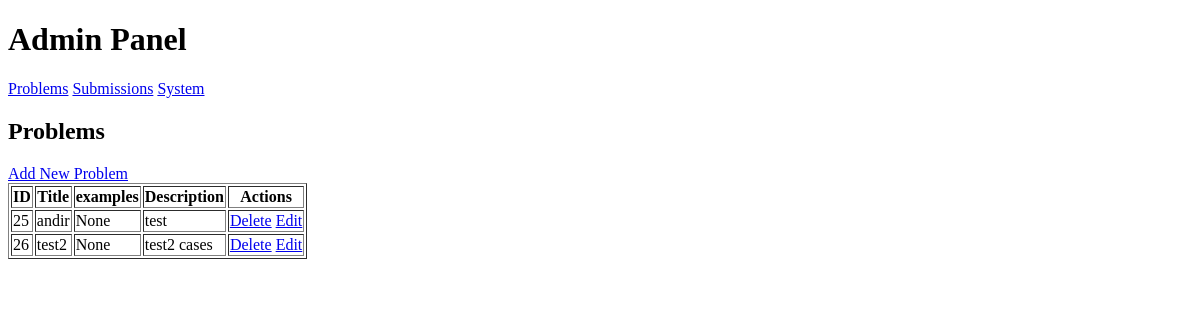
Before: /admin/problems with the older database file.
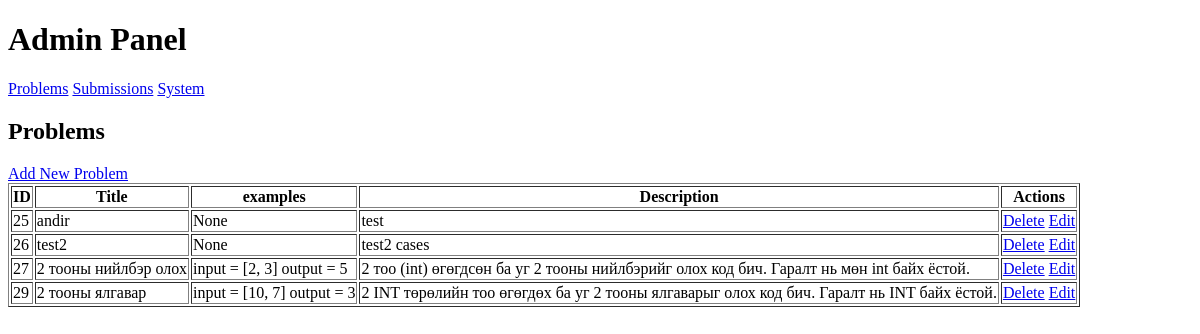
After: the same page with the newer database file.
### tables this page shows
CREATE TABLE problems (
    id INTEGER PRIMARY KEY AUTOINCREMENT,
    title TEXT NOT NULL,
    description TEXT NOT NULL, examples TEXT, prefix TEXT, constraints TEXT);

### run.py (the view)
@app.route("/admin/problems")
def adminProblem():
    conn = get_db_connection()
    problems = conn.execute('SELECT * FROM problems').fetchall()
    conn.close()
    return render_template("admin/adminProblems.html", problems=problems)

### run.py (called while the page is built)
def get_db_connection():
    conn = sqlite3.connect(DB_PATH)
    conn.row_factory = sqlite3.Row
    return conn

### templates/admin/adminProblems.html (shortened to what this page needs)
{% extends "admin/admin.html" %}
{% block content %}
<h2>Problems</h2>
{% if not add and not edit%}
<table border="1">
    <tr>
        <th>ID</th>
        <th>Title</th>
        <th>examples</th>
        <th>Description</th>
        <th>Actions</th>
    </tr>
    {% for p in problems %}
    <tr>
        <td>{{ p.id }}</td>
        <td>{{ p.title }}</td>
        <td>{{ p.examples }}</td>
        <td>{{ p.description }}</td>
        <td>
            <a href="{{ url_for('delete_problem', id=p.id) }}">Delete</a>
            <a href="{{url_for('edit_problem', id=p.id) }}">Edit</a>
        </td>
    </tr>
    {% endfor %}
    <a href="{{ url_for('add_problem') }}">Add New Problem</a>
    {% endif %}
</table>
{% endblock %}

### templates/admin/admin.html (shortened to what this page needs)
<!DOCTYPE html>
<html lang="en">
<head>
    <link rel="stylesheet" href="{{ url_for('static', filename='style.css') }}">
</head>
<body>
    <header>
        <h1>Admin Panel</h1>
        <nav>
            <a href="{{ url_for('adminProblem') }}">Problems</a>
            <a href="{{ url_for('adminSubmissions') }}">Submissions</a>
            <a href="{{ url_for('adminSystem') }}">System</a>
        </nav>
    </header>
    <main>
        {% block content %}{% endblock %}
    </main>
</body>
</html>

Changed rows visible on the page:
added problems: id "27", title "2 тооны нийлбэр олох", examples "input = [2, 3] output = 5", description "2 тоо (int) өгөгдсөн ба уг 2 тооны нийлбэрийг олох код бич. Гаралт нь мөн int байх ёстой."
added problems: id "29", title "2 тооны ялгавар", examples "input = [10, 7] output = 3", description "2 INT төрөлийн тоо өгөгдөх ба уг 2 тооны ялгаварыг олох код бич. Гаралт нь INT байх ёстой."
